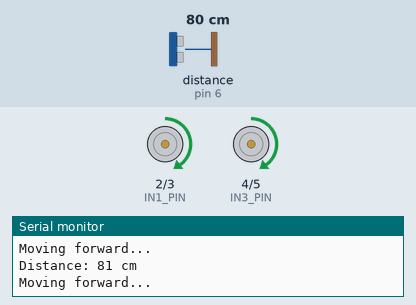
Recording of a sketch running on a simulated Arduino Uno, built with avr-gcc and run on an emulated ATmega328P. Shown: motor-driver pin pairs drawn as motors (green arrow = first pin HIGH = forward, orange = second pin HIGH = backward, longer = more drive, scaled by the enable pin), the last lines printed to the serial monitor. The inputs (shaded band) are chosen by the test bench; at power-on: distance to the obstacle (sensor on pin 6) 80 cm. The echo pulse lasts 58.3 µs per cm; random numbers use the default seed unless the sketch sets one.

Above: at 1.2 s.
1.3 s: distance to the obstacle (sensor on pin 6) set to 34 cm
2.8 s: distance to the obstacle (sensor on pin 6) set to 29 cm
At 3.6 s:
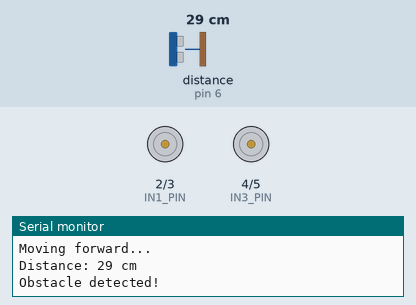
5.8 s: distance to the obstacle (sensor on pin 6) set to 35 cm
At 6.6 s:
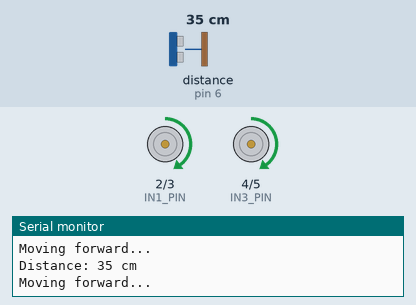
7.3 s: distance to the obstacle (sensor on pin 6) set to 2 cm
At 8.7 s:
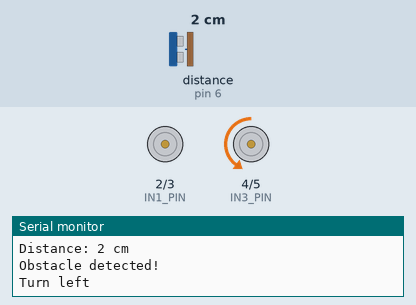
10.3 s: distance to the obstacle (sensor on pin 6) set to 60 cm
At 10.7 s:
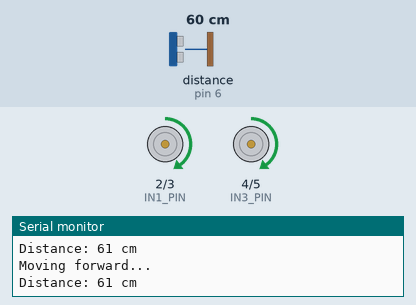
Timing chart, 0 to 12.8 s (numbered marks = the images above; inputs shaded):
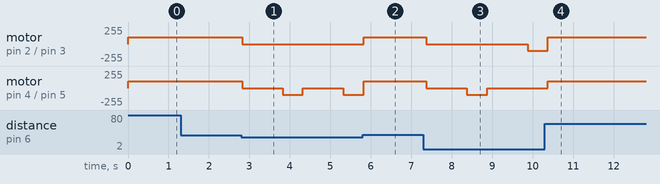

The sketch:

autonomous_obstacle_avoidance.ino
```cpp
#include <NewPing.h>

#define TRIG_PIN 7
#define ECHO_PIN 6
#define MAX_DISTANCE 200

#define IN1_PIN 2
#define IN2_PIN 3
#define IN3_PIN 4
#define IN4_PIN 5
#define ENA_PIN 11
#define ENB_PIN 10

#define CAR_SPEED 100

NewPing sonar(TRIG_PIN, ECHO_PIN, MAX_DISTANCE);

void setup() {
  // Set pin modes for motor control
  pinMode(IN1_PIN, OUTPUT);
  pinMode(IN2_PIN, OUTPUT);
  pinMode(IN3_PIN, OUTPUT);
  pinMode(IN4_PIN, OUTPUT);
  pinMode(ENA_PIN, OUTPUT);
  pinMode(ENB_PIN, OUTPUT);

  // Set initial motor control states
  digitalWrite(IN1_PIN, LOW);
  digitalWrite(IN2_PIN, LOW);
  digitalWrite(IN3_PIN, LOW);
  digitalWrite(IN4_PIN, LOW);
  digitalWrite(ENA_PIN, LOW);
  digitalWrite(ENB_PIN, LOW);

  // Start serial communication
  Serial.begin(9600);
}

void moveForward() {
  // Move the car forward
  analogWrite(ENA_PIN, CAR_SPEED);
  analogWrite(ENB_PIN, CAR_SPEED);
  digitalWrite(IN1_PIN, HIGH);
  digitalWrite(IN2_PIN, LOW);
  digitalWrite(IN3_PIN, HIGH);
  digitalWrite(IN4_PIN, LOW);
  delay(100);
}

void moveRight() {
  // Turn the car right
  digitalWrite(IN1_PIN, LOW);
  digitalWrite(IN2_PIN, HIGH);
  digitalWrite(IN3_PIN, LOW);
  digitalWrite(IN4_PIN, LOW);
  analogWrite(ENA_PIN, CAR_SPEED);
  analogWrite(ENB_PIN, CAR_SPEED);
  delay(500);
}

void moveLeft() {
  // Turn the car left
  digitalWrite(IN1_PIN, LOW);
  digitalWrite(IN2_PIN, LOW);
  digitalWrite(IN3_PIN, LOW);
  digitalWrite(IN4_PIN, HIGH);
  analogWrite(ENA_PIN, CAR_SPEED);
  analogWrite(ENB_PIN, CAR_SPEED);
  delay(500);
}

void stopCar() {
  // Stop the car
  digitalWrite(IN1_PIN, LOW);
  digitalWrite(IN2_PIN, LOW);
  digitalWrite(IN3_PIN, LOW);
  digitalWrite(IN4_PIN, LOW);
  delay(500);
}

void loop() {
  // Measure the distance using the ultrasonic sensor
  unsigned int distance = sonar.ping_cm();
  Serial.print("Distance: ");
  Serial.print(distance);
  Serial.println(" cm");

  if (distance > 0 && distance <= 30) {
    // Obstacle detected, stop the car and turn around
    Serial.println("Obstacle detected!");
    stopCar();
    delay(500);
    if (random(0, 2) == 0) {
      // Turn right
      Serial.println("Turn right");
      moveRight();
    } else {
      // Turn left
      Serial.println("Turn left");
      moveLeft();
    }
  } else {
    // No obstacle detected, move forward
    Serial.println("Moving forward...");
    moveForward();
  }
}
```

Measured:
- the behaviour switches between 31 and 30 cm on distance to the obstacle (sensor on pin 6) (found by bisection; images 0 and 1)
- after the input at 2.8 s, motor on pin 2 (IN1_PIN) / pin 3 (IN2_PIN): forward 100/255 → stopped at once; motor on pin 4 (IN3_PIN) / pin 5 (IN4_PIN): alternates backward 100/255 for 0.50 s and stopped for 1.0 s, starting at once
- after the input at 5.8 s, motor on pin 2 (IN1_PIN) / pin 3 (IN2_PIN): stopped → forward 100/255 at once
- after the input at 7.3 s, motor on pin 2 (IN1_PIN) / pin 3 (IN2_PIN): forward 100/255 → stopped after 0.07 s, → backward 100/255 2.5 s later; motor on pin 4 (IN3_PIN) / pin 5 (IN4_PIN): forward 100/255 → stopped after 0.07 s, → backward 100/255 1.0 s later, → stopped 0.50 s later
- after the input at 10.3 s, motor on pin 4 (IN3_PIN) / pin 5 (IN4_PIN): stopped → forward 100/255 after 0.08 s
